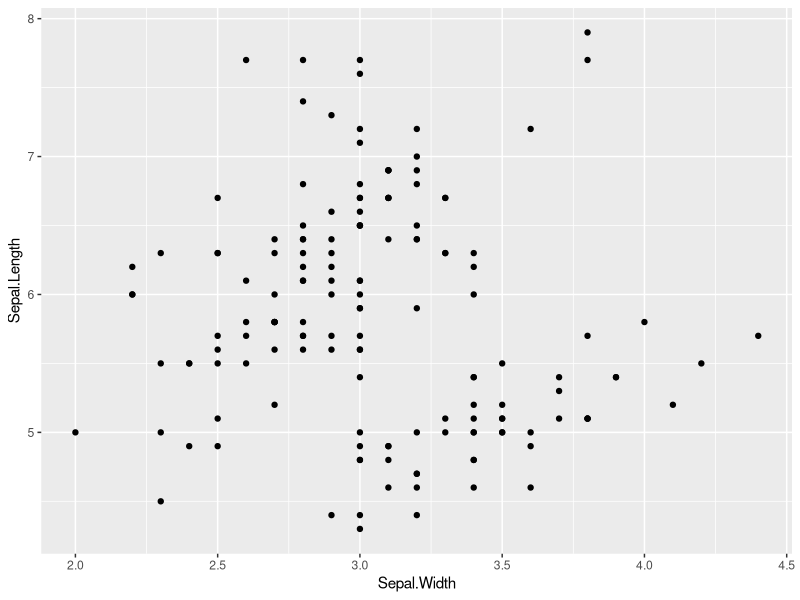
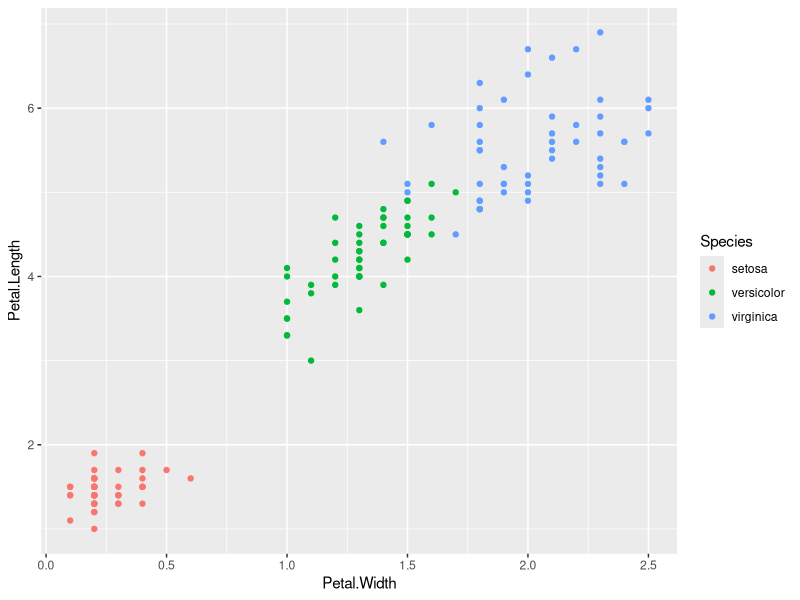
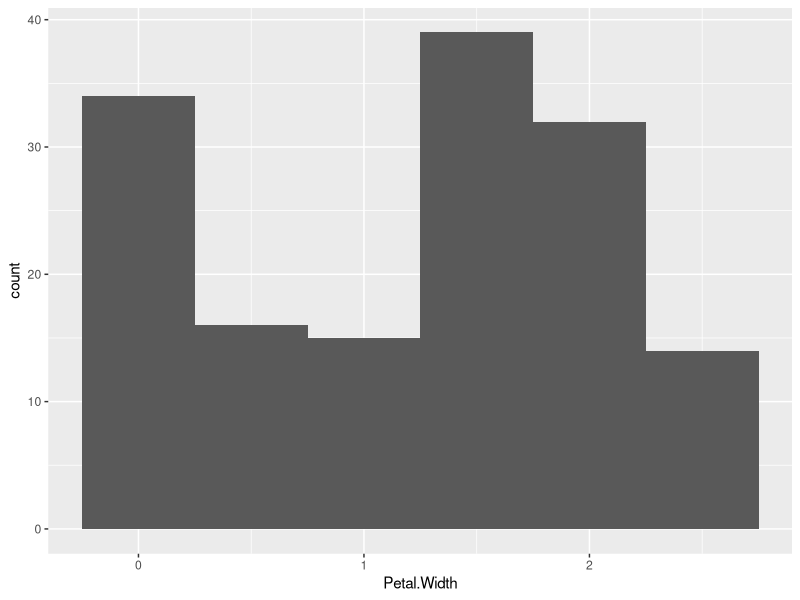
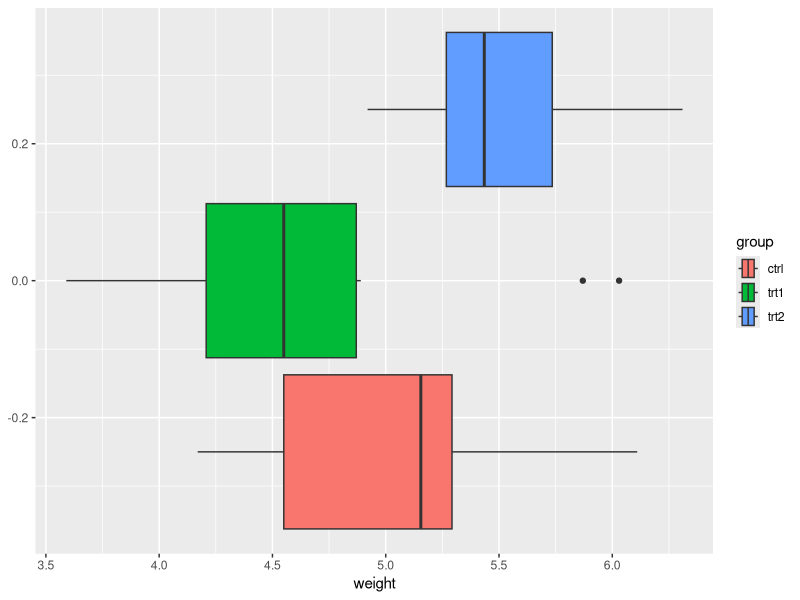
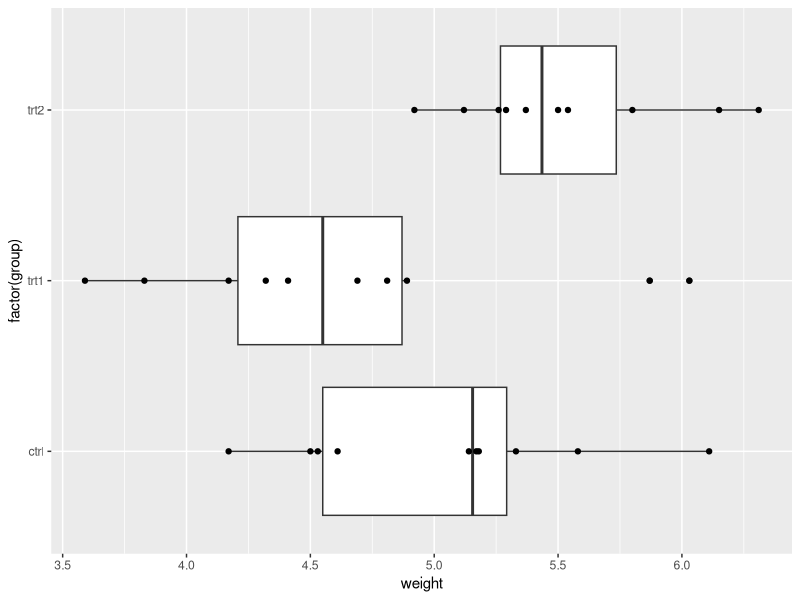

Generate these figures, in order, with R:
# Tidyverse Exam – Data Manipulation in R (using `mtcars` dataset)
rm(list = ls())

# tidyverse ---------------------------------------------------------------

# Use `df_mtcars` for Questions 1 - 10
library(tidyverse)
df_mtcars <- as_tibble(mtcars,
                       rownames = "model")

df_mtcars

# 1. Filter rows where number of cylinders (`cyl`) is 6
# Write code to create a new data frame that only includes rows where `cyl == 6`.
# Assign to: `mtcars_cyl6`

mtcars_cyl6 <- df_mtcars %>% 
  filter(cyl == 6)

mtcars_cyl6

# 2. Filter rows where number of gears (`gear`) is either 3 or 5
# Use `%in%` to filter the `df_mtcars` dataset for these two `gear` values.
# Assign to: `mtcars_g35`

mtcars_g35 <- df_mtcars %>% 
  filter(gear %in% c(3, 5))

mtcars_g35
 

# 3. Filter rows where miles per gallon (`mpg`) is greater than 25
# Create a subset of `df_mtcars` where `mpg > 25`.
# Assign to: `mtcars_mpg25`

mtcars_mpg25 <- df_mtcars %>% 
  filter(mpg > 25)

mtcars_mpg25

# 4. Filter rows where weight (`wt`) is less than 2.5 AND number of cylinders (`cyl`) is 4
# Combine logical conditions using `&`.
# Assign to: `mtcars_light_cyl4`

mtcars_light_cyl4 <- mtcars %>% 
  filter(wt < 2.5 ,
         cyl == 4)

mtcars_light_cyl4

# 5. Sort `df_mtcars` by horsepower (`hp`) in ascending order
# Use `arrange()` to sort the data.
# Assign to: `mtcars_hp`

mtcars_hp <- df_mtcars %>% 
  arrange((hp))


mtcars_hp

# 6. Sort `df_mtcars` by quarter mile time (`qsec`) in descending order
# Use `desc()` inside `arrange()`.
# Assign to: `mtcars_qsec`

mtcars_gsec <- df_mtcars %>% 
  arrange(desc(qsec))

mtcars_gsec

# 7. Exclude the `drat` column
# Use `select()` with `-` (minus sign) to remove the column.
# Assign to: `mtcars_no_drat`

mtcars_no_drat <- df_mtcars %>% 
  select(-c("drat"))

mtcars_no_drat

# 8. Add a new column `ptw` that equals the ratio of horsepower (`hp`) to weight (`wt`) (`hp / wt`)
# Use `mutate()` to add the new column.
# Assign to: `mtcars_with_ptw`

mtcars_with_ptw <- df_mtcars %>% 
  mutate(ptw = c(hp/wt))

mtcars_with_ptw

# 9. Identify the car `model` with the highest `ptw` among cars with six cylinders (`cyl == 6`).
# Hint: Use `mtcars_with_ptw` and a chain of `filter()` and `arrange()` with `%>%`.
# Write the car model here: Ferrari Dino

rev(mtcars_with_ptw %>% 
  filter(cyl == 6) %>% 
    arrange((desc(ptw)))) 



# 10. Group by number of gears (`gear`) and summarize minimum & maximum values of `mpg`
# Use `group_by()` and `summarize()` to calculate minimum & maximum values of `mpg` within each group.
# Minimum and maximum values of each group should be represented as separate columns.
# Function `min()` returns the minimum value in a vector.
# Function `max()` returns the maximum value in a vector.
# Assign to: `mtcars_mpg_by_gear`

mtcars_mpg_by_gear <- df_mtcars %>% 
  group_by(gear) %>% 
  summarize(min_mpg = min(mpg),
            max_mpg = max(mpg)) %>% 
  ungroup()

mtcars_mpg_by_gear

# ggplot ------------------------------------------------------------------

# Visualization in R (using `iris` dataset)

## before you begin with the following questions, type the following code to check column names in the dataframe
colnames(iris) # output from this code is the column names that can be used in figures

# 11. Simple scatter plot of `Sepal.Length` vs `Sepal.Width` using `ggplot()`
# Assign to: `g_scat`
# Create a scatter plot with `Sepal.Width` on the x-axis and `Sepal.Length` on the y-axis.

g_scat <- iris %>% 
  ggplot(aes(x = Sepal.Width,
             y = Sepal.Length)) + 
  geom_point()

g_scat

# 12. Scatter plot with points colored by `Species`
# Assign to: `g_scat_col`
# Create a scatter plot with `Petal.Width` on the x-axis and `Petal.Length` on the y-axis,
# coloring points by `Species`.

g_scat_col <- iris %>% 
  ggplot(aes(x = Petal.Width,
             y = Petal.Length,
             col = Species)) + 
  geom_point()

g_scat_col

# 13. Histogram of `Petal.Width` with `binwidth = 0.5`
# Assign to: `g_hist`
# Create a histogram of `Petal.Width` with `binwidth` set to 0.5.

g_scat_col <- iris %>% 
  ggplot(aes(x = Petal.Width)) + 
  geom_histogram(binwidth = 0.5)

g_scat_col

# Visualization in R (using `PlantGrowth` dataset)

## before you begin with the following questions, type the following code to check column names in the dataframe
colnames(PlantGrowth) # output from this code is the column names that can be used in figures

# 14. Boxplot of `weight` grouped and filled by `group`
# Assign to: `g_bplot1`
# Create a boxplot of `weight` by `group`, filling boxes by `group`.

g_boxplot1 <- PlantGrowth %>% 
  group_by("group") %>% 
  ggplot(aes(x = weight,
             fill = group)) +
  geom_boxplot()

g_boxplot1

# 15. Boxplot + scatter plot of `weight` by `group`
# Assign to: `g_bplot2`
# Create a boxplot of `weight` by `group`, then overlay points showing individual observations.

g_boxplot2 <- PlantGrowth %>% 
  group_by(group) %>% 
  ggplot(aes(x = weight,
             y = factor(group))) +
  geom_boxplot() + 
  geom_point()

g_boxplot2 
